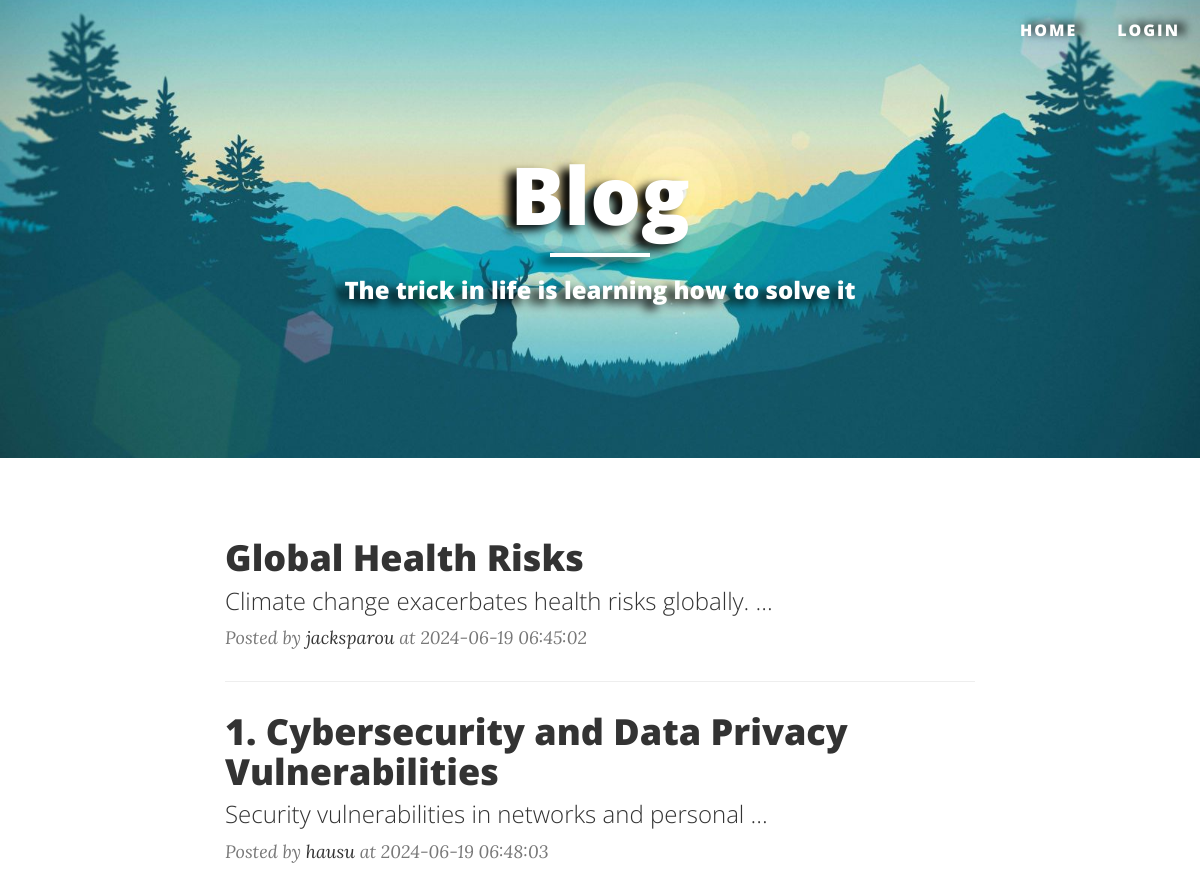
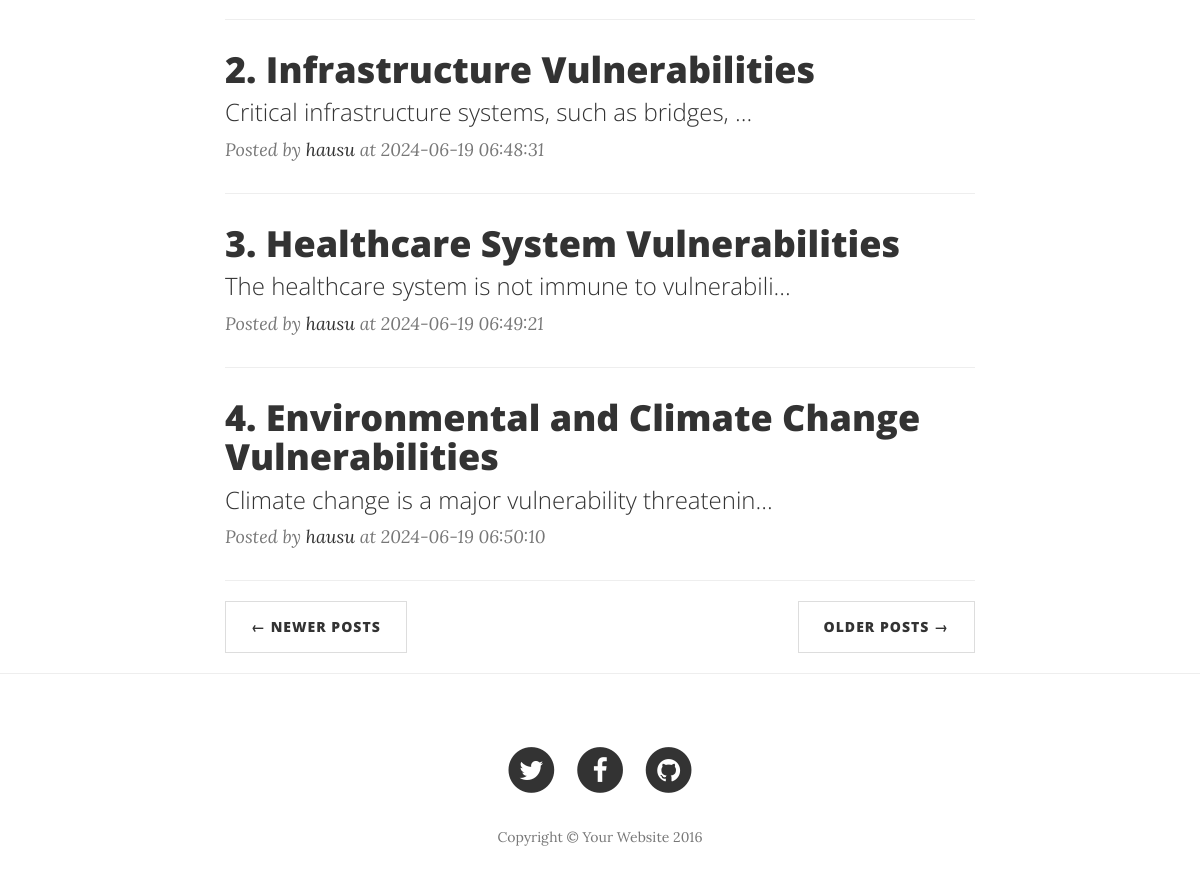
/?page=3, run on the app's committed database (2 pictures, top to bottom).
### tables this page shows
CREATE TABLE `posts` (
  `id` int NOT NULL,
  `author_id` int NOT NULL,
  `title` varchar(100) NOT NULL,
  `content` longtext NOT NULL,
  `image` varchar(255) DEFAULT NULL,
  `status` varchar(50) DEFAULT NULL,
  `created_at` timestamp NOT NULL DEFAULT CURRENT_TIMESTAMP,
  `updated_at` timestamp NOT NULL DEFAULT CURRENT_TIMESTAMP ON UPDATE CURRENT_TIMESTAMP
);

CREATE TABLE `users` (
  `id` int NOT NULL,
  `full_name` varchar(255) NOT NULL,
  `address` varchar(255) NOT NULL,
  `age` int NOT NULL,
  `sex` varchar(10) NOT NULL,
  `phone_number` varchar(255) NOT NULL,
  `email` varchar(50) NOT NULL,
  `role` varchar(50) DEFAULT NULL,
  `status` varchar(50) DEFAULT NULL,
  `created_at` timestamp NOT NULL DEFAULT CURRENT_TIMESTAMP,
  `updated_at` timestamp NOT NULL DEFAULT CURRENT_TIMESTAMP ON UPDATE CURRENT_TIMESTAMP
);

### model/blogs.php (called while the page is built, shortened)
<?php
class Blogs {
    private $pdo;
    public function __construct(
        $pdo,
        $id = null,
        $author_id = null,
        $title = null,
        $content = null,
        $image = [],
        $status = null,
        $image_path = null,
        $directory_file_call = null,
        $updated_at = null
    ){
        $this->pdo = $pdo;
    }
    public function filterByAttributes($filters) {
        try{
            $query = self::BASE_QUERY;
            foreach($filters as $filter){
                $query .= $filter[0] ." ". $filter[1] ." ". $filter[2] ." ". $filter[3];
            }
            $stmt = $this->pdo->prepare($query);
            $stmt->execute();
            return $stmt->fetchAll(PDO::FETCH_ASSOC);
        } catch (PDOException $e) {
            throw new exception('Cannot get posts with filters '.  $e->getMessage());
        }
    }
}

### index.php (the view, shortened to what this page needs)
<?php
include_once "model/blogs.php";
$results = [];
$default_number_posts = 5;
$total_page = 1;
try {
    $page = $_GET['page'] ?? 1;
    $start = ($page - 1) * $default_number_posts;
    $end = $page * $default_number_posts;
    $pdo = new Database();
    $pdo->setAttribute(PDO::ATTR_EMULATE_PREPARES, false);
    $pdo->setAttribute(PDO::ATTR_ERRMODE, PDO::ERRMODE_EXCEPTION);
    $posts = new Blogs($pdo);
    $results = $posts->filterByAttributes([[
        Blogs::TABLE.".".Blogs::STATUS,
        "=",
        "'".Blogs::STATUS_ACTIVE."'",
        null
    ]]);
    $total_page = floor(count($results) / $default_number_posts);
    $total_page = (count($results) % $default_number_posts) == 0 ? $total_page : $total_page + 1;
} catch (Exception $e) {
    $error = 'Can not get post information: '.  $e->getMessage();
}
?>
<!DOCTYPE html>
<html lang="en">
<head>
    <link href="view/resource/vendor/bootstrap/css/bootstrap.min.css" rel="stylesheet">
    <link href="view/resource/css/clean-blog.css" rel="stylesheet">
    <link href="view/resource/vendor/font-awesome/css/font-awesome.min.css" rel="stylesheet" type="text/css">
</head>
<body>
<?php include_once 'view/header.php'?>
<header class="intro-header">
    <div class="container">
        <div class="row">
            <div class="col-lg-8 col-lg-offset-2 col-md-10 col-md-offset-1">
                <div class="site-heading">
                    <h1>Blog</h1>
                    <hr class="small">
                    <span class="subheading">The trick in life is learning how to solve it</span>
                </div>
            </div>
        </div>
    </div>
</header>
<div class="container">
    <div class="row">
        <div class="col-lg-8 col-lg-offset-2 col-md-10 col-md-offset-1">
            <?php
            if(!empty($results)){
                foreach ($results as $key => $result){
                    if($key > $end){
                        break;
                    }
                    if( $start <= $key && $key < $end) {
                        if (strlen($result['content']) > 50) {
                            $shortDes = substr($result['content'], 0, 50) . "...";
                        } else {
                            $shortDes = $result['content'];
                        }
                        echo "
                        <div class='post-preview'>
                            <a href='view/posts/post.php?id=" . $result['id'] . "'>
                                <h2 class='post-title'>
                                    " . $result['title'] . "
                                </h2>
                                <h3 class='post-subtitle'>
                                    " . $shortDes . "
                                </h3>
                            </a>
                            <p class='post-meta'>Posted by <a href='view/posts/list_by_author.php?author_id=" . $result['author_id'] . "'>" . $result['full_name'] . "</a> at " . $result['updated_at'] . "</p>
                                </div>
                        <hr> ";
                    }
                }
            }
            ?>
            <ul class="pager">
                <?php
                if($page > 1){
                    echo '<li class="next previous"><a href="/blog/?page=' . ($page - 1) . '">&larr; Newer Posts</a></li>';
                }
                if ($total_page > $page){
                    echo '<li class="next"><a href="/blog/?page=' . ($page + 1) . '">Older Posts &rarr;</a> </li>';
                }
                ?>
            </ul>
        </div>
    </div>
</div>
<hr>
<footer>
    <div class="container">
        <div class="row">
            <div class="col-lg-8 col-lg-offset-2 col-md-10 col-md-offset-1">
                <ul class="list-inline text-center">
                    <li>
                        <a href="#">
                                <span class="fa-stack fa-lg">
                                    <i class="fa fa-circle fa-stack-2x"></i>
                                    <i class="fa fa-twitter fa-stack-1x fa-inverse"></i>
                                </span>
                        </a>
                    </li>
                    <li>
                        <a href="#">
                                <span class="fa-stack fa-lg">
                                    <i class="fa fa-circle fa-stack-2x"></i>
                                    <i class="fa fa-facebook fa-stack-1x fa-inverse"></i>
                                </span>
                        </a>
                    </li>
                    <li>
                        <a href="#">
                                <span class="fa-stack fa-lg">
                                    <i class="fa fa-circle fa-stack-2x"></i>
                                    <i class="fa fa-github fa-stack-1x fa-inverse"></i>
                                </span>
                        </a>
                    </li>
                </ul>
                <p class="copyright text-muted">Copyright &copy; Your Website 2016</p>
            </div>
        </div>
    </div>
</footer>
</body>
</html>

### view/resource/css/clean-blog.css (style rules this page uses)
body { font-family: 'Lora', 'Times New Roman', serif; font-size: 20px; color: #333333; }
p { line-height: 1.5; margin: 30px 0; }
p a { text-decoration: underline; }
h1, h2, h3, h4, h5, h6 { font-family: 'Open Sans', 'Helvetica Neue', Helvetica, Arial, sans-serif; font-weight: 800; }
a { color: #333333; }
hr.small { max-width: 100px; margin: 15px auto; border-width: 4px; border-color: white; }
.intro-header { -webkit-background-size: cover; -moz-background-size: cover; -o-background-size: cover; margin-bottom: 50px; content: ""; position: relative; top: 0; left: 0; width: 100%; height: 100%; background-image: url("../img/background.jpg"); background-position: center 80%; background-size: cover; }
.intro-header .site-heading, .intro-header .post-heading, .intro-header .page-heading { filter: drop-shadow(-9px 5px 5px black); padding: 100px 0 50px; color: white; }
@media only screen and (min-width: 768px) { .intro-header .site-heading, .intro-header .post-heading, .intro-header .page-heading { padding: 150px 0; } }
.intro-header .site-heading, .intro-header .page-heading { text-align: center; }
.intro-header .site-heading h1, .intro-header .page-heading h1 { margin-top: 0; font-size: 50px; }
.intro-header .site-heading .subheading, .intro-header .page-heading .subheading { font-size: 24px; line-height: 1.5; display: block; font-family: 'Open Sans', 'Helvetica Neue', Helvetica, Arial, sans-serif; font-weight: 1000; margin: 10px 0 0; }
@media only screen and (min-width: 768px) { .intro-header .site-heading h1, .intro-header .page-heading h1 { font-size: 80px; } }
.post-preview > a { color: #333333; }
.post-preview > a > .post-title { font-size: 30px; margin-top: 30px; margin-bottom: 10px; }
.post-preview > a > .post-subtitle { margin: 0; font-weight: 300; margin-bottom: 10px; }
.post-preview > .post-meta { color: #777777; font-size: 18px; font-style: italic; margin-top: 0; }
.post-preview > .post-meta > a { text-decoration: none; color: #333333; }
@media only screen and (min-width: 768px) { .post-preview > a > .post-title { font-size: 36px; } }
footer { padding: 50px 0 65px; }
footer .list-inline { margin: 0; padding: 0; }
footer .copyright { font-size: 14px; text-align: center; margin-bottom: 0; }
.pager { margin: 20px 0 0; }
.pager li > a, .pager li > span { font-family: 'Open Sans', 'Helvetica Neue', Helvetica, Arial, sans-serif; text-transform: uppercase; font-size: 14px; font-weight: 800; letter-spacing: 1px; padding: 15px 25px; background-color: white; border-radius: 0; }
body { -webkit-tap-highlight-color: #0085A1; }
.container { position: relative; }

### data on the page
posts: title "Global Health Risks", content "Climate change exacerbates health risks globally. ...", author.full_name "jacksparou", updated_at "2024-06-19 06:45:02"
posts: title "1. Cybersecurity and Data Privacy Vulnerabilities", content "Security vulnerabilities in networks and personal ...", author.full_name "hausu", updated_at "2024-06-19 06:48:03"
posts: title "2. Infrastructure Vulnerabilities", content "Critical infrastructure systems, such as bridges, ...", author.full_name "hausu", updated_at "2024-06-19 06:48:31"
posts: title "3. Healthcare System Vulnerabilities", content "The healthcare system is not immune to vulnerabili...", author.full_name "hausu", updated_at "2024-06-19 06:49:21"
posts: title "4. Environmental and Climate Change Vulnerabilities", content "Climate change is a major vulnerability threatenin...", author.full_name "hausu", updated_at "2024-06-19 06:50:10"
